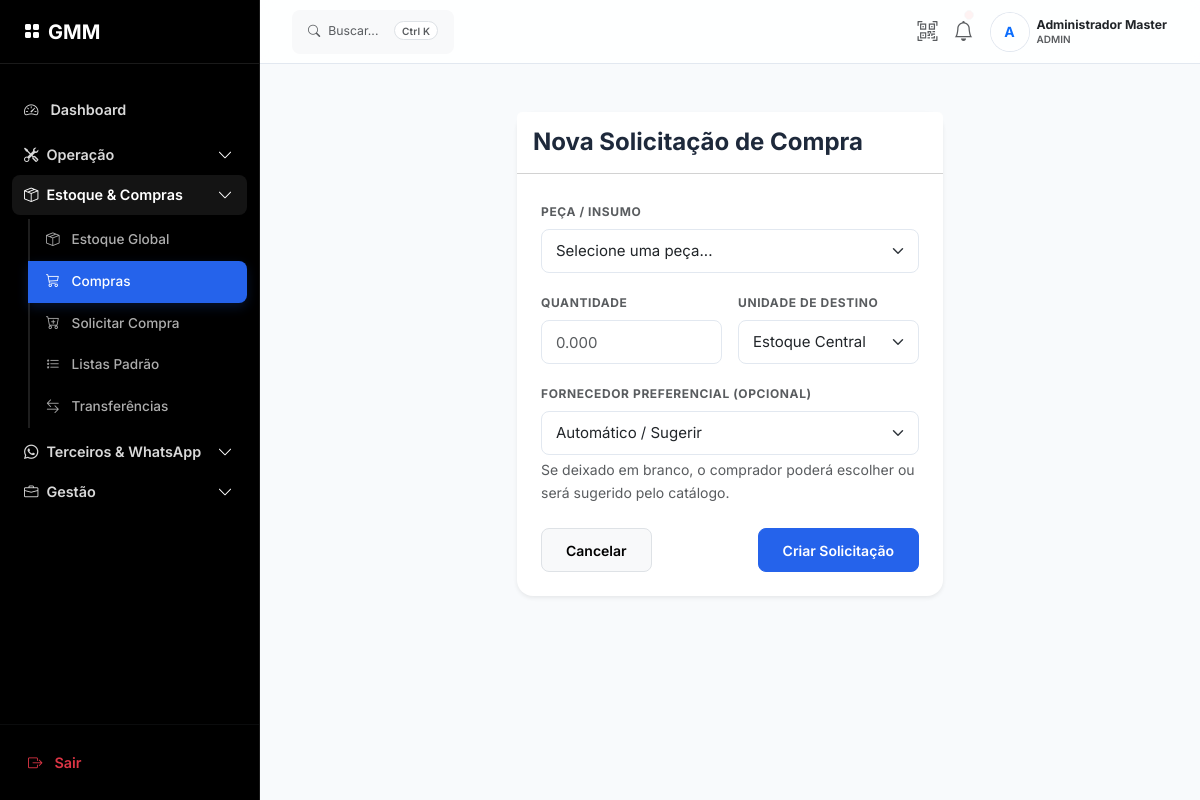
/compras/novo (signed in), run on the app's committed database.
### app/models/models.py (models this page shows, shortened)
class Usuario(UserMixin, db.Model):
    __tablename__ = 'usuarios'
    id = db.Column(db.Integer, primary_key=True)
    nome = db.Column(db.String(100), nullable=False)
    username = db.Column(db.String(50), unique=True, nullable=False)
    telefone = db.Column(db.String(20), nullable=True)
    email = db.Column(db.String(120), unique=True, nullable=True)
    senha_hash = db.Column(db.String(255), nullable=False)
    tipo = db.Column(db.String(20), nullable=False)
    foto_perfil = db.Column(db.String(255), nullable=True) # [Novo PRD 3.1.1]
    unidade_padrao_id = db.Column(db.Integer, db.ForeignKey('unidades.id'), nullable=True)
    unidade_padrao = db.relationship('Unidade', foreign_keys=[unidade_padrao_id])
    ativo = db.Column(db.Boolean, default=True)
    ultimo_acesso = db.Column(db.DateTime, nullable=True)
    created_at = db.Column(db.DateTime, default=datetime.utcnow)
    registros = db.relationship('RegistroPonto', backref='usuario', lazy=True)

### app/routes/compras.py (the view, shortened to what this page needs)
@bp.route('/novo', methods=['GET', 'POST'])
@login_required
def novo():
    pecas = Estoque.query.order_by(Estoque.nome).all()
    fornecedores = Fornecedor.query.filter_by(ativo=True).order_by(Fornecedor.nome).all()
    from app.models.models import Unidade
    unidades = Unidade.query.all()
    return render_template('compras/novo.html', pecas=pecas, fornecedores=fornecedores, unidades=unidades)

### app/templates/compras/novo.html (shortened to what this page needs)
{% extends "base.html" %}
{% block content %}
<div class="row justify-content-center">
    <div class="col-md-8 col-lg-6">
        <div class="card border-0 shadow-sm mt-3">
            <div class="card-header bg-white py-3">
                <h4 class="fw-bold mb-0">Nova Solicitação de Compra</h4>
            </div>
            <div class="card-body p-4">
                <form action="{{ url_for('compras.novo') }}" method="POST">
                    <div class="mb-3">
                        <label class="form-label fw-bold small text-muted text-uppercase">Peça / Insumo</label>
                        <select name="estoque_id" class="form-select select2" required>
                            <option value="">Selecione uma peça...</option>
                        </select>
                    </div>
                    <div class="row g-3 mb-3">
                        <div class="col-md-6">
                            <label class="form-label fw-bold small text-muted text-uppercase">Quantidade</label>
                            <input type="number" step="0.001" name="quantidade" class="form-control" placeholder="0.000"
                                required>
                        </div>
                        <div class="col-md-6">
                            <label class="form-label fw-bold small text-muted text-uppercase">Unidade de Destino</label>
                            <select name="unidade_destino_id" class="form-select">
                                <option value="">Estoque Central</option>
                            </select>
                        </div>
                    </div>
                    <div class="mb-4">
                        <label class="form-label fw-bold small text-muted text-uppercase">Fornecedor Preferencial
                            (Opcional)</label>
                        <select name="fornecedor_id" class="form-select">
                            <option value="">Automático / Sugerir</option>
                        </select>
                        <div class="form-text small">Se deixado em branco, o comprador poderá escolher ou será sugerido
                            pelo catálogo.</div>
                    </div>
                    <div class="d-flex justify-content-between">
                        <a href="{{ url_for('compras.listar') }}" class="btn btn-light border px-4">Cancelar</a>
                        <button type="submit" class="btn btn-primary px-4">Criar Solicitação</button>
                    </div>
                </form>
            </div>
        </div>
    </div>
</div>
{% endblock %}

### app/templates/base.html (shortened to what this page needs)
<!DOCTYPE html>
<html lang="pt-br">
<head>
    <link href="https://cdn.jsdelivr.net/npm/bootstrap@5.3.0/dist/css/bootstrap.min.css" rel="stylesheet">
    <link rel="stylesheet" href="https://cdn.jsdelivr.net/npm/bootstrap-icons@1.10.5/font/bootstrap-icons.css">
    <link rel="stylesheet" href="{{ url_for('static', filename='css/style.css') }}">
</head>
<body>
    <div class="app-shell">
        <aside class="offcanvas-lg offcanvas-start app-sidebar" tabindex="-1" id="sidebar"
            aria-labelledby="sidebarLabel" data-bs-scroll="true">
            <div class="sidebar-header">
                <a class="text-white text-decoration-none d-flex align-items-center gap-2"
                    href="{{ url_for('ponto.index') }}">
                    <i class="bi bi-grid-fill text-accent"></i>
                    <span class="fw-bold fs-5">GMM</span>
                </a>
            </div>
            {% if current_user.is_authenticated %}
            {% set grp_operacao  = request.endpoint in ['os.nova_os'] or 'equipamentos' in request.endpoint %}
            {% set grp_estoque   = 'estoque' in request.endpoint or 'compras' in request.endpoint or 'transferencias' in request.endpoint %}
            {% set grp_terceiros = 'terceirizados' in request.endpoint or 'admin_whatsapp' in request.endpoint %}
            {% set grp_gestao    = 'manutencao' in request.endpoint or 'analytics' in request.endpoint or request.endpoint in ['admin.dashboard', 'admin_whatsapp.dashboard'] %}
            {% endif %}
            <div class="sidebar-nav accordion" id="sidebarAccordion">
                {% if current_user.is_authenticated %}
                <a href="{{ url_for('ponto.index') }}"
                    class="nav-link-saas mb-1 {{ 'active' if request.endpoint == 'ponto.index' }}">
                    <i class="bi bi-speedometer2"></i> Dashboard
                </a>
                <div class="accordion-item bg-transparent border-0">
                    <h2 class="accordion-header">
                        <button class="accordion-button nav-link-saas {{ '' if grp_operacao else 'collapsed' }}"
                            type="button" data-bs-toggle="collapse" data-bs-target="#grpOperacao"
                            aria-expanded="{{ 'true' if grp_operacao else 'false' }}">
                            <i class="bi bi-tools me-2"></i> Operação
                        </button>
                    </h2>
                </div>
                <div class="accordion-item bg-transparent border-0">
                    <h2 class="accordion-header">
                        <button class="accordion-button nav-link-saas {{ '' if grp_estoque else 'collapsed' }}"
                            type="button" data-bs-toggle="collapse" data-bs-target="#grpEstoque"
                            aria-expanded="{{ 'true' if grp_estoque else 'false' }}">
                            <i class="bi bi-box-seam me-2"></i> Estoque & Compras
                        </button>
                    </h2>
                    <div id="grpEstoque" class="accordion-collapse collapse {{ 'show' if grp_estoque }}"
                        data-bs-parent="#sidebarAccordion">
                        <div class="accordion-body py-1 ps-3">
                            <a href="{{ url_for('os.painel_estoque') }}"
                                class="nav-link-saas nav-link-sub {{ 'active' if 'estoque' in request.endpoint }}">
                                <i class="bi bi-box-seam"></i> Estoque Global
                            </a>
                            {% if current_user.tipo in ['admin', 'comprador'] %}
                            <a href="{{ url_for('admin.compras_painel') }}"
                                class="nav-link-saas nav-link-sub {{ 'active' if request.endpoint == 'compras.listar' or request.endpoint == 'compras.novo' }}">
                                <i class="bi bi-cart3"></i> Compras
                            </a>
                            {% endif %}
                            {% if current_user.tipo in ['admin', 'gerente', 'tecnico'] %}
                            <a href="{{ url_for('compras.painel_solicitante') }}"
                                class="nav-link-saas nav-link-sub {{ 'active' if request.endpoint == 'compras.painel_solicitante' }}">
                                <i class="bi bi-cart-plus"></i> Solicitar Compra
                            </a>
                            {% endif %}
                            {% if current_user.tipo in ['admin', 'gerente'] %}
                            <a href="{{ url_for('compras.listas_compra') }}"
                                class="nav-link-saas nav-link-sub {{ 'active' if request.endpoint == 'compras.listas_compra' }}">
                                <i class="bi bi-list-stars"></i> Listas Padrão
                            </a>
                            {% endif %}
                            {% if current_user.tipo in ['admin', 'comprador', 'gerente'] %}
                            <a href="{{ url_for('admin.transferencias_painel') }}"
                                class="nav-link-saas nav-link-sub {{ 'active' if 'transferencias' in request.endpoint }}">
                                <i class="bi bi-arrow-left-right"></i> Transferências
                            </a>
                            {% endif %}
                        </div>
                    </div>
                </div>
                <div class="accordion-item bg-transparent border-0">
                    <h2 class="accordion-header">
                        <button class="accordion-button nav-link-saas {{ '' if grp_terceiros else 'collapsed' }}"
                            type="button" data-bs-toggle="collapse" data-bs-target="#grpTerceiros"
                            aria-expanded="{{ 'true' if grp_terceiros else 'false' }}">
                            <i class="bi bi-whatsapp me-2"></i> Terceiros & WhatsApp
                        </button>
                    </h2>
                </div>
                {% if current_user.tipo in ['admin', 'gerente'] %}
                <div class="accordion-item bg-transparent border-0">
                    <h2 class="accordion-header">
                        <button class="accordion-button nav-link-saas {{ '' if grp_gestao else 'collapsed' }}"
                            type="button" data-bs-toggle="collapse" data-bs-target="#grpGestao"
                            aria-expanded="{{ 'true' if grp_gestao else 'false' }}">
                            <i class="bi bi-briefcase me-2"></i> Gestão
                        </button>
                    </h2>
                </div>
                {% endif %}
                {% endif %}
            </div>
            {% if current_user.is_authenticated %}
            <div class="p-3 border-top border-secondary border-opacity-10">
                <a href="{{ url_for('auth.logout') }}" class="nav-link-saas text-danger">
                    <i class="bi bi-box-arrow-right"></i> Sair
                </a>
            </div>
            {% endif %}
        </aside>
        <div class="main-wrapper">
            <header class="app-header">
                <div class="d-flex align-items-center gap-3">
                    <button class="btn btn-secondary border-0 bg-light d-none d-md-flex align-items-center gap-2 px-3"
                        onclick="SearchModule.open()">
                        <i class="bi bi-search small text-muted"></i>
                        <span class="text-muted fw-normal small">Buscar...</span>
                        <span class="badge bg-white text-muted border ms-2" style="font-size: 10px;">Ctrl K</span>
                    </button>
                </div>
                <div class="d-flex align-items-center gap-3">
                    {% if current_user.is_authenticated %}
                    <button class="btn btn-icon text-muted p-0 border-0 bg-transparent" onclick="abrirScannerQR()">
                        <i class="bi bi-qr-code-scan fs-5"></i>
                    </button>
                    <button class="btn btn-icon text-muted position-relative p-0 border-0 bg-transparent">
                        <i class="bi bi-bell fs-5"></i>
                        <span
                            class="position-absolute top-0 start-100 translate-middle p-1 bg-danger border border-light rounded-circle"
                            style="margin-top: 5px; margin-left: -5px;">
                        </span>
                    </button>
                    <div class="dropdown">
                        <button
                            class="btn btn-link text-decoration-none p-0 d-flex align-items-center gap-2 dropdown-toggle-no-caret"
                            data-bs-toggle="dropdown">
                            <div class="avatar-circle bg-accent bg-opacity-10 text-accent fw-bold rounded-circle d-flex align-items-center justify-content-center"
                                style="width: 38px; height: 38px; border: 2px solid #fff; box-shadow: 0 0 0 1px var(--border);">
                                {{ current_user.nome[0] | upper }}
                            </div>
                            <div class="text-start d-none d-lg-block" style="line-height: 1.2;">
                                <div class="fw-bold text-dark small">{{ current_user.nome }}</div>
                                <div class="text-muted" style="font-size: 10px;">{{ current_user.tipo | upper }}</div>
                            </div>
                        </button>
                    </div>
                    {% endif %}
                </div>
            </header>
            <main class="content-inner">
                {% block content %}{% endblock %}
            </main>
        </div>
    </div>
</body>
</html>

### data on the page
Usuario: nome "A", nome "Administrador Master", tipo "ADMIN"
